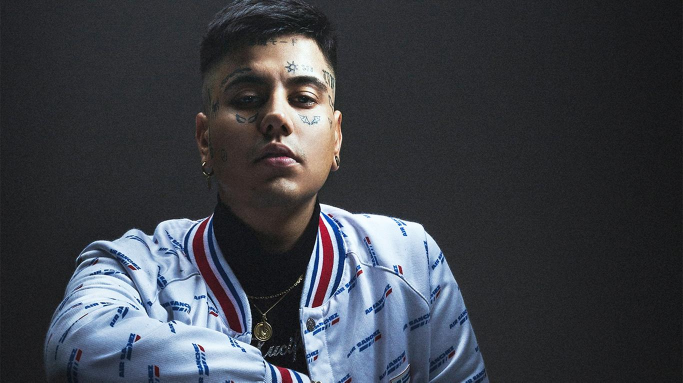
#> input picture pruebas/imagenes/duki.jpg, 1366 x 765 px (shown at 1/2 size)
$ python app.py
#> lines starting #> are read from the running program, lines starting #| are printed output that depends on the picture
from PIL import Image
im = Image.open("duki.jpg")
#> im is the input picture: PIL image 1366x765 RGB; mean R, G, B 61, 64, 70.9

print(im.format, im.size, im.mode)
#| JPEG (1366, 765) RGB

box = (0, 0, 500, 800)
region = im.crop(box)
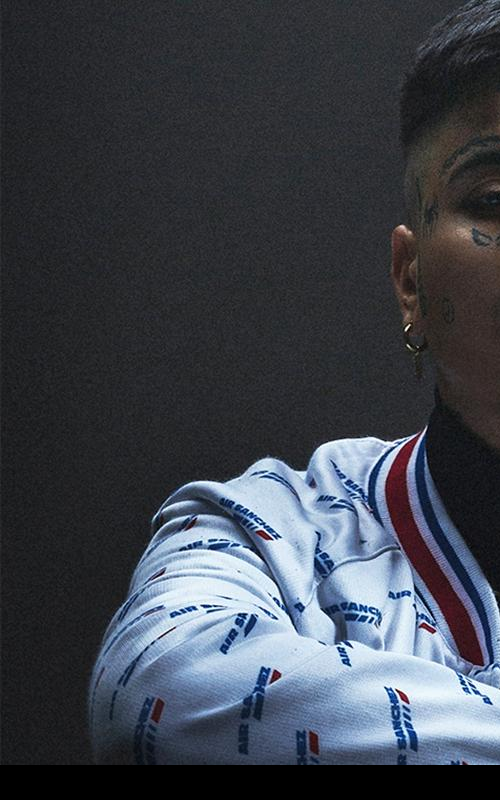
#> region: PIL image 500x800 RGB; mean R, G, B 61.7, 66.5, 75.3
region.save("recorte.jpg")

r, g, b = region.split()
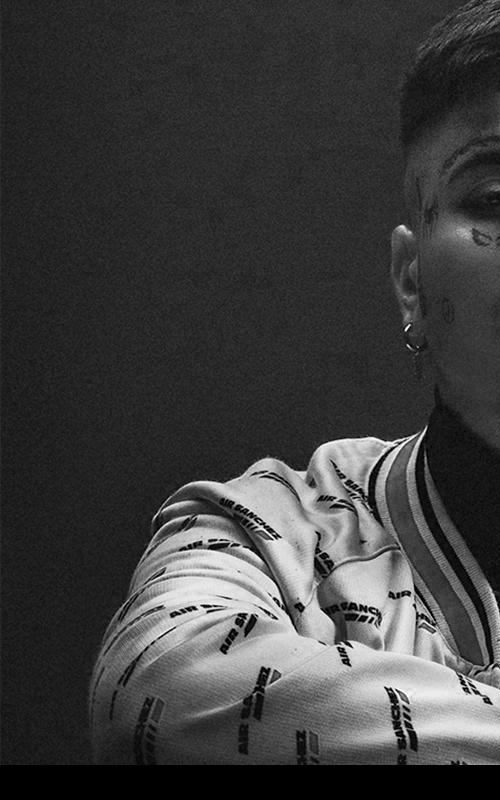
#> r: PIL image 500x800 L; min 0, max 255, mean 61.7
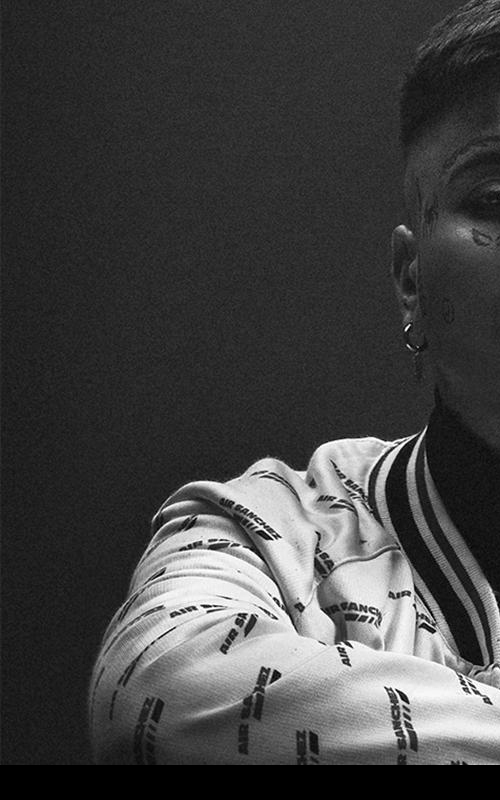
#> g: PIL image 500x800 L; min 0, max 255, mean 66.5
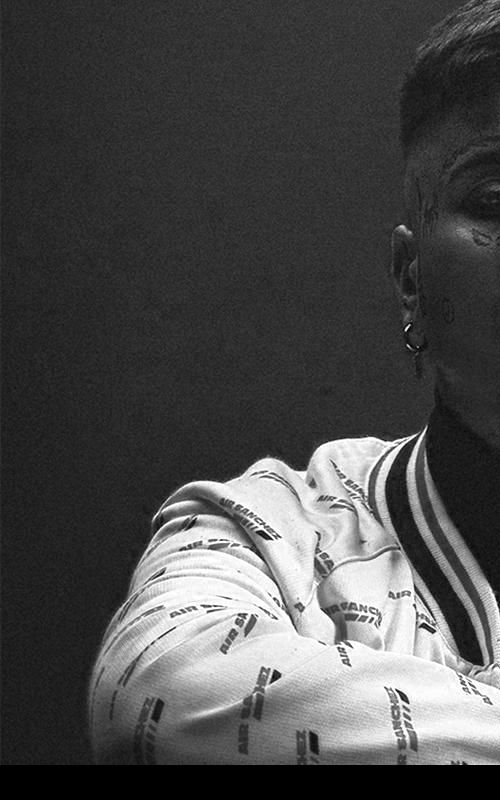
#> b: PIL image 500x800 L; min 0, max 255, mean 75.3
region = Image.merge("RGB", (b, g, r))
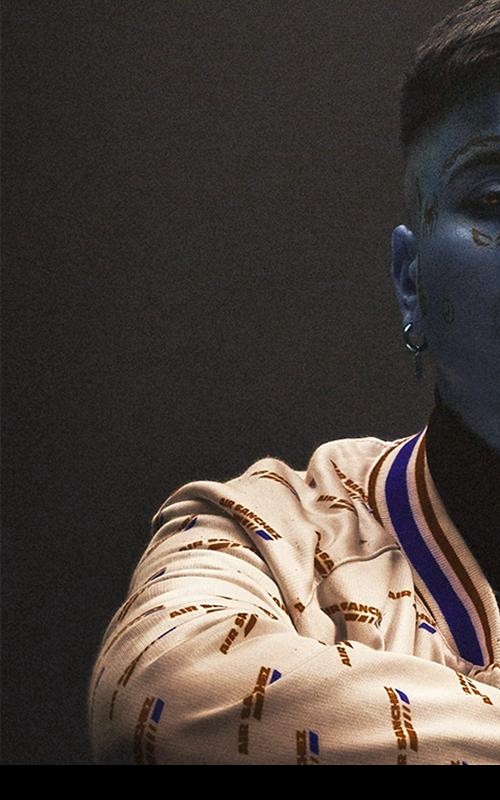
#> region: PIL image 500x800 RGB; mean R, G, B 75.3, 66.5, 61.7
region.save("cambio.jpg")

out = region.rotate(45)
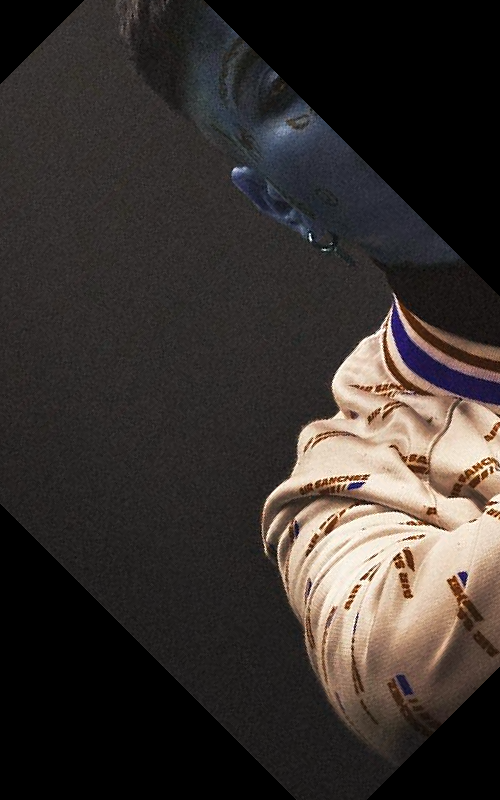
#> out: PIL image 500x800 RGB; mean R, G, B 55.9, 49.7, 46.4
out.save("giro.jpg")
